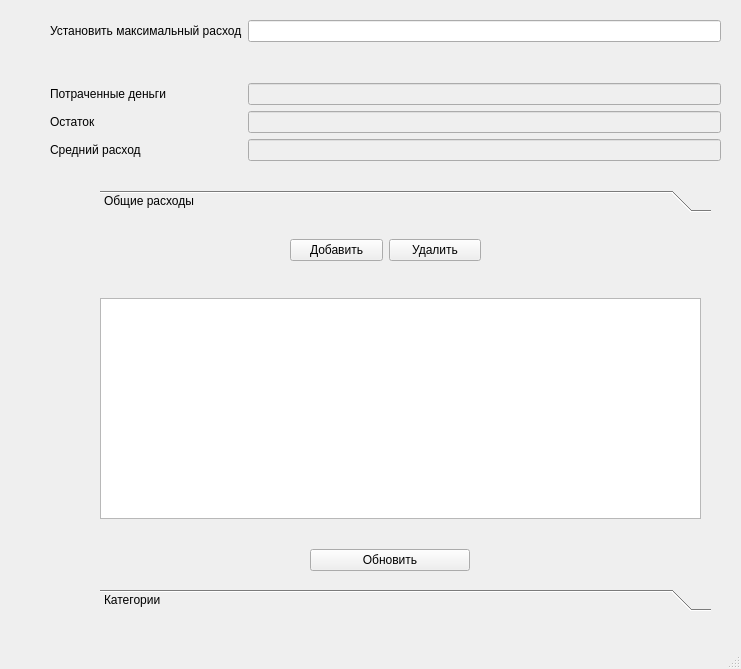
<?xml version="1.0" encoding="UTF-8"?>
<ui version="4.0">
 <class>MainWindow</class>
 <widget class="QMainWindow" name="MainWindow">
  <property name="geometry">
   <rect>
    <x>0</x>
    <y>0</y>
    <width>741</width>
    <height>669</height>
   </rect>
  </property>
  <property name="sizePolicy">
   <sizepolicy hsizetype="Preferred" vsizetype="Preferred">
    <horstretch>0</horstretch>
    <verstretch>0</verstretch>
   </sizepolicy>
  </property>
  <property name="windowTitle">
   <string>MainWindow</string>
  </property>
  <property name="windowOpacity">
   <double>1.000000000000000</double>
  </property>
  <property name="layoutDirection">
   <enum>Qt::LeftToRight</enum>
  </property>
  <property name="autoFillBackground">
   <bool>false</bool>
  </property>
  <widget class="QWidget" name="centralwidget">
   <widget class="QWidget" name="horizontalWidget_5" native="true">
    <property name="geometry">
     <rect>
      <x>50</x>
      <y>20</y>
      <width>671</width>
      <height>141</height>
     </rect>
    </property>
    <property name="sizePolicy">
     <sizepolicy hsizetype="Preferred" vsizetype="Preferred">
      <horstretch>0</horstretch>
      <verstretch>0</verstretch>
     </sizepolicy>
    </property>
    <property name="toolTipDuration">
     <number>6</number>
    </property>
    <property name="layoutDirection">
     <enum>Qt::LeftToRight</enum>
    </property>
    <layout class="QHBoxLayout" name="horizontalLayout_5">
     <property name="sizeConstraint">
      <enum>QLayout::SetDefaultConstraint</enum>
     </property>
     <item>
      <layout class="QGridLayout" name="gridLayout">
       <item row="2" column="0">
        <widget class="QLabel" name="spend_money_lbl">
         <property name="text">
          <string>Потраченные деньги</string>
         </property>
        </widget>
       </item>
       <item row="0" column="2">
        <widget class="QLineEdit" name="max_money_line">
         <property name="enabled">
          <bool>true</bool>
         </property>
        </widget>
       </item>
       <item row="4" column="2">
        <widget class="QLineEdit" name="average_line">
         <property name="enabled">
          <bool>false</bool>
         </property>
        </widget>
       </item>
       <item row="1" column="0">
        <spacer name="verticalSpacer_2">
         <property name="orientation">
          <enum>Qt::Vertical</enum>
         </property>
         <property name="sizeHint" stdset="0">
          <size>
           <width>20</width>
           <height>40</height>
          </size>
         </property>
        </spacer>
       </item>
       <item row="4" column="0">
        <widget class="QLabel" name="average_lbl">
         <property name="text">
          <string>Средний расход</string>
         </property>
        </widget>
       </item>
       <item row="3" column="2">
        <widget class="QLineEdit" name="remain_line">
         <property name="enabled">
          <bool>false</bool>
         </property>
        </widget>
       </item>
       <item row="0" column="0">
        <widget class="QLabel" name="max_money_lbl">
         <property name="text">
          <string>Установить максимальный расход</string>
         </property>
        </widget>
       </item>
       <item row="3" column="0">
        <widget class="QLabel" name="remains_lbl">
         <property name="text">
          <string>Остаток</string>
         </property>
        </widget>
       </item>
       <item row="2" column="2">
        <widget class="QLineEdit" name="spend_money_line">
         <property name="enabled">
          <bool>false</bool>
         </property>
        </widget>
       </item>
       <item row="1" column="2">
        <spacer name="verticalSpacer">
         <property name="orientation">
          <enum>Qt::Vertical</enum>
         </property>
         <property name="sizeHint" stdset="0">
          <size>
           <width>20</width>
           <height>40</height>
          </size>
         </property>
        </spacer>
       </item>
      </layout>
     </item>
    </layout>
   </widget>
   <widget class="QToolBox" name="toolBox">
    <property name="geometry">
     <rect>
      <x>100</x>
      <y>190</y>
      <width>611</width>
      <height>421</height>
     </rect>
    </property>
    <property name="sizePolicy">
     <sizepolicy hsizetype="Preferred" vsizetype="Preferred">
      <horstretch>0</horstretch>
      <verstretch>0</verstretch>
     </sizepolicy>
    </property>
    <property name="currentIndex">
     <number>0</number>
    </property>
    <widget class="QWidget" name="page">
     <property name="geometry">
      <rect>
       <x>0</x>
       <y>0</y>
       <width>611</width>
       <height>367</height>
      </rect>
     </property>
     <attribute name="label">
      <string>Общие расходы</string>
     </attribute>
     <widget class="QTableWidget" name="tableWidget">
      <property name="geometry">
       <rect>
        <x>0</x>
        <y>80</y>
        <width>601</width>
        <height>221</height>
       </rect>
      </property>
     </widget>
     <widget class="QWidget" name="horizontalLayoutWidget">
      <property name="geometry">
       <rect>
        <x>210</x>
        <y>330</y>
        <width>160</width>
        <height>25</height>
       </rect>
      </property>
      <layout class="QHBoxLayout" name="horizontalLayout">
       <item>
        <widget class="QPushButton" name="update_btn">
         <property name="text">
          <string>Обновить</string>
         </property>
        </widget>
       </item>
      </layout>
     </widget>
     <widget class="QWidget" name="horizontalLayoutWidget_3">
      <property name="geometry">
       <rect>
        <x>190</x>
        <y>20</y>
        <width>191</width>
        <height>25</height>
       </rect>
      </property>
      <layout class="QHBoxLayout" name="horizontalLayout_3">
       <item>
        <widget class="QPushButton" name="add_btn">
         <property name="text">
          <string>Добавить</string>
         </property>
        </widget>
       </item>
       <item>
        <widget class="QPushButton" name="delete_btn">
         <property name="text">
          <string>Удалить</string>
         </property>
        </widget>
       </item>
      </layout>
     </widget>
    </widget>
    <widget class="QWidget" name="page_2">
     <property name="geometry">
      <rect>
       <x>0</x>
       <y>0</y>
       <width>611</width>
       <height>367</height>
      </rect>
     </property>
     <attribute name="label">
      <string>Категории</string>
     </attribute>
     <widget class="QTableWidget" name="tableWidget2">
      <property name="geometry">
       <rect>
        <x>0</x>
        <y>50</y>
        <width>601</width>
        <height>231</height>
       </rect>
      </property>
     </widget>
     <widget class="QWidget" name="horizontalLayoutWidget_2">
      <property name="geometry">
       <rect>
        <x>210</x>
        <y>300</y>
        <width>160</width>
        <height>25</height>
       </rect>
      </property>
      <layout class="QHBoxLayout" name="horizontalLayout_2">
       <item>
        <widget class="QPushButton" name="update_btn2">
         <property name="text">
          <string>Обновить</string>
         </property>
        </widget>
       </item>
      </layout>
     </widget>
     <widget class="QWidget" name="horizontalLayoutWidget_4">
      <property name="geometry">
       <rect>
        <x>190</x>
        <y>10</y>
        <width>191</width>
        <height>25</height>
       </rect>
      </property>
      <layout class="QHBoxLayout" name="horizontalLayout_4">
       <item>
        <widget class="QPushButton" name="add_btn2">
         <property name="text">
          <string>Добавить</string>
         </property>
        </widget>
       </item>
       <item>
        <widget class="QPushButton" name="deletebtn">
         <property name="text">
          <string>Удалить</string>
         </property>
        </widget>
       </item>
      </layout>
     </widget>
    </widget>
   </widget>
   <widget class="QWidget" name="gridLayoutWidget">
    <property name="geometry">
     <rect>
      <x>750</x>
      <y>60</y>
      <width>160</width>
      <height>80</height>
     </rect>
    </property>
    <layout class="QGridLayout" name="gridLayout_2"/>
   </widget>
  </widget>
  <widget class="QMenuBar" name="menubar">
   <property name="geometry">
    <rect>
     <x>0</x>
     <y>0</y>
     <width>741</width>
     <height>21</height>
    </rect>
   </property>
  </widget>
  <widget class="QStatusBar" name="statusbar"/>
  <action name="action_3">
   <property name="icon">
    <iconset theme="help">
     <normaloff>../Users/user/.designer/Users/user/.designer/backup</normaloff>../Users/user/.designer/Users/user/.designer/backup</iconset>
   </property>
   <property name="text">
    <string>Помощь</string>
   </property>
  </action>
 </widget>
 <tabstops>
  <tabstop>spend_money_line</tabstop>
  <tabstop>remain_line</tabstop>
  <tabstop>average_line</tabstop>
  <tabstop>max_money_line</tabstop>
  <tabstop>add_btn</tabstop>
  <tabstop>delete_btn</tabstop>
  <tabstop>update_btn</tabstop>
  <tabstop>tableWidget</tabstop>
  <tabstop>add_btn2</tabstop>
  <tabstop>deletebtn</tabstop>
  <tabstop>tableWidget2</tabstop>
  <tabstop>update_btn2</tabstop>
 </tabstops>
 <resources/>
 <connections/>
</ui>
